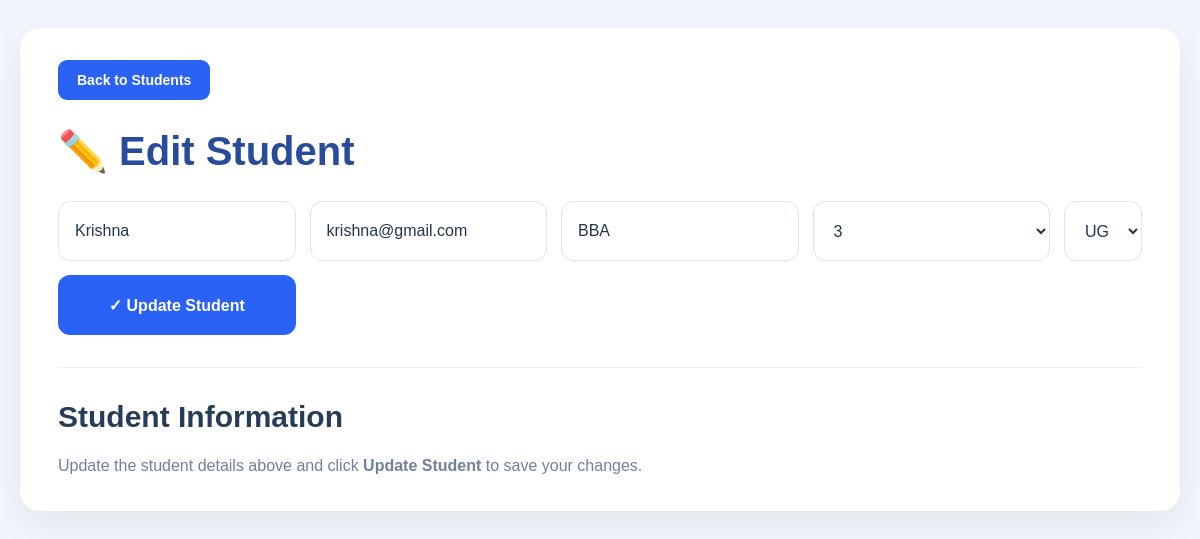
Page /edit/25 on the committed database.
### tables this page shows
CREATE TABLE students (
            id INTEGER PRIMARY KEY AUTOINCREMENT,
            name TEXT NOT NULL,
            email TEXT,
            course TEXT,
            semester TEXT,
            course_type TEXT DEFAULT 'UG'
        , student_code TEXT);

### app.py (the view, shortened to what this page needs)
@app.route("/edit/<int:id>", methods=["GET", "POST"])
def edit_student(id):
    conn = get_db()
    student = conn.execute(
        "SELECT * FROM students WHERE id = ?",
        (id,)
    ).fetchone()
    if student is None:
        conn.close()
        return "Student not found", 404
    conn.close()
    return render_template(
        "edit_student.html",
        student=student
    )

### app.py (called while the page is built)
def get_db():
    conn = sqlite3.connect(DB_PATH)
    conn.row_factory = sqlite3.Row
    return conn

### templates/edit_student.html (shortened to what this page needs)
<!DOCTYPE html>
<html lang="en">
<head>
</head>
<body>
<div class="container">
    <a href="{{ url_for('students') }}" class="back-btn">
        Back to Students
    </a>
    <h1>✏️ Edit Student</h1>
    <form
        method="POST"
        action="{{ url_for('edit_student', id=student['id']) }}"
        class="edit-form"
    >
        <input
            type="text"
            name="name"
            value="{{ student['name'] }}"
            placeholder="Student Name"
            aria-label="Student Name"
            required
        >
        <input
            type="email"
            name="email"
            value="{{ student['email'] or '' }}"
            placeholder="Email Address"
            aria-label="Email Address"
        >
        <input
            type="text"
            name="course"
            value="{{ student['course'] or '' }}"
            placeholder="Course (BCA, MCA)"
            aria-label="Course"
            required
        >
        <select name="semester" aria-label="Semester" required>
            {% for sem in range(1, 7) %}
                <option
                    value="{{ sem }}"
                    {% if student['semester']|string == sem|string %}
                        selected
                    {% endif %}
                >
                    {{ sem }}
                </option>
            {% endfor %}
        </select>
        <select name="course_type" aria-label="Course Type" required>
            <option
                value="UG"
                {% if student['course_type'] == 'UG' %}selected{% endif %}
            >
                UG
            </option>
        </select>
        <button type="submit" class="update-btn">
            ✓ Update Student
        </button>
    </form>
    <hr class="divider">
    <div class="info-section">
        <h2>Student Information</h2>
        <p>
            Update the student details above and click
            <strong>Update Student</strong> to save your changes.
        </p>
    </div>
</div>
</body>
</html>

### templates/edit_student.html (style rules this page uses)
* { box-sizing: border-box; }
body { margin: 0; padding: 28px 20px; font-family: Arial, Helvetica, sans-serif; background: #f2f5fb; color: #26364d; }
.container { width: 100%; max-width: 1425px; margin: 0 auto; padding: 32px 38px; background: #ffffff; border-radius: 20px; box-shadow: 0 12px 35px rgba(30, 50, 80, 0.08); }
.back-btn { display: inline-block; padding: 12px 19px; margin-bottom: 28px; border-radius: 9px; background: #2962f5; color: #ffffff; text-decoration: none; font-size: 14px; font-weight: 700; transition: background 0.2s; }
h1 { margin: 0 0 26px; color: #294b9b; font-size: 40px; font-weight: 700; }
.edit-form { display: grid; grid-template-columns: repeat(4, minmax(0, 1fr)) auto; gap: 14px; align-items: center; }
.edit-form input, .edit-form select { width: 100%; min-width: 0; height: 60px; padding: 0 16px; border: 1px solid #dce4f0; border-radius: 12px; background: #ffffff; color: #24364b; font-family: inherit; font-size: 16px; outline: none; transition: border-color 0.2s, box-shadow 0.2s; }
.update-btn { height: 60px; padding: 0 25px; border: none; border-radius: 12px; background: #2962f5; color: #ffffff; font-family: inherit; font-size: 16px; font-weight: 700; white-space: nowrap; cursor: pointer; transition: background 0.2s; }
.divider { margin: 32px 0; border: none; border-top: 1px solid #edf0f5; }
.info-section h2 { margin: 0 0 18px; color: #263c59; font-size: 30px; font-weight: 700; }
.info-section p { margin: 0; color: #71819b; font-size: 16px; line-height: 1.7; }

### rows in the picture
students: name "Krishna", email "krishna@gmail.com", course "BBA", semester "3", course_type "UG"
